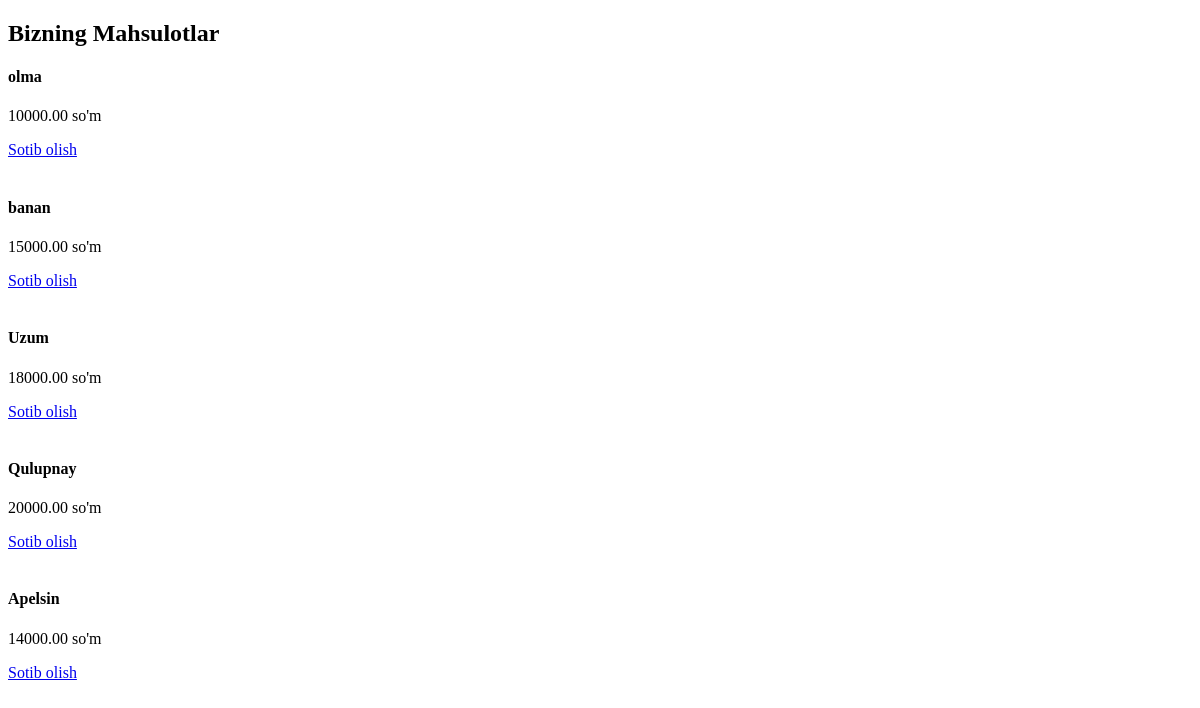
/category/fruit/, run on an earlier commit of the app's database.
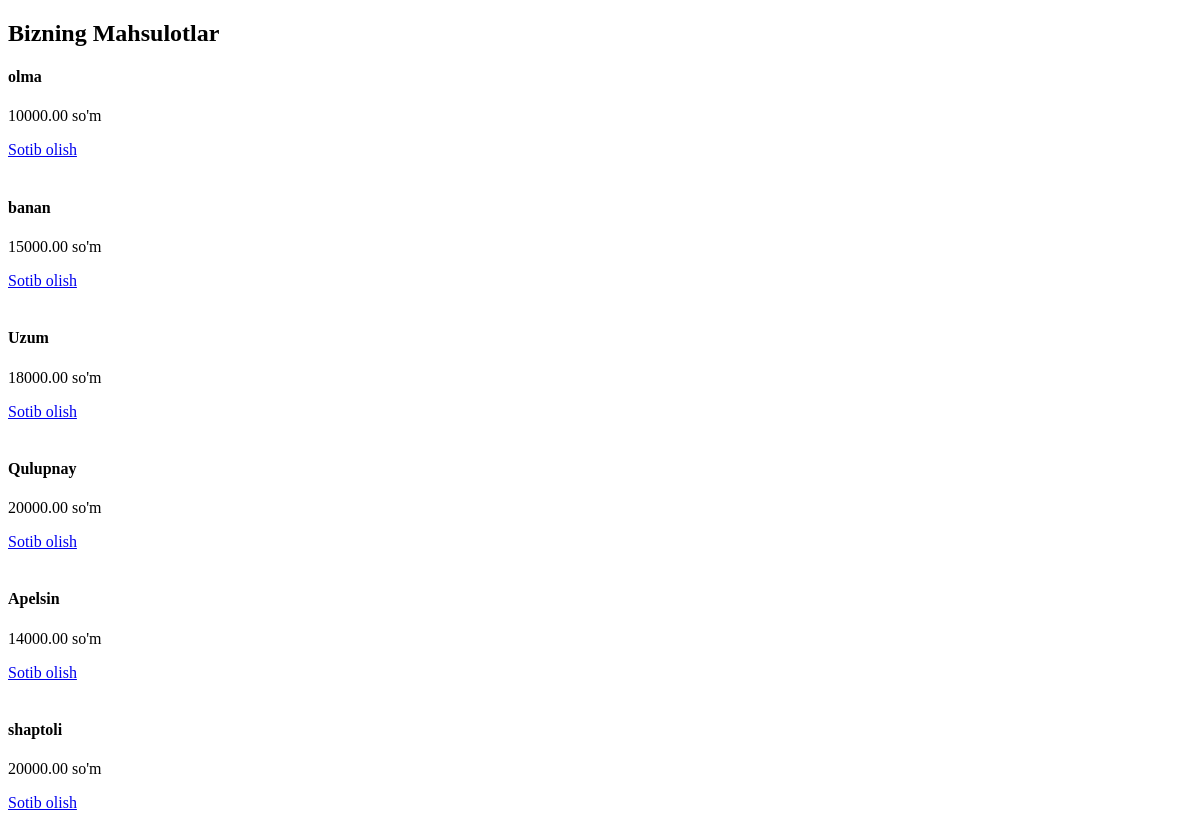
And on a later commit of the database.
### main/models.py (models this page shows, shortened)
class Product(models.Model):
    name = models.CharField(max_length=200)
    price = models.DecimalField(max_digits=10, decimal_places=2)
    description = models.TextField(blank=True, null=True)
    category = models.ForeignKey(Category, on_delete=models.CASCADE, related_name="products")
    is_trending = models.BooleanField(default=False)
    is_popular = models.BooleanField(default=False)
    is_discounted = models.BooleanField(default=False)
    created_at = models.DateTimeField(auto_now_add=True)

### main/views.py (the view)
# urls.py: path("category/<slug:slug>/", views.category_detail, name="category_detail"),
def category_detail(request, slug):
    category = Category.objects.get(slug=slug)
    products = Product.objects.filter(category=category)
    return render(request, "main/product_list.html", {"products": products})

### main/templates/main/product_list.html
{% extends 'main/base.html' %}
{% block content %}
<h2>Bizning Mahsulotlar</h2>
{% for product in products %}
  <div>
    <h4>{{ product.name }}</h4>
    <p>{{ product.price }} so'm</p>
    <a href="{% url 'add_to_cart' product.id %}" class="btn btn-primary">Sotib olish</a>
  </div>
  <br>
{% empty %}
  <p>Hozircha mahsulotlar mavjud emas.</p>
{% endfor %}
{% endblock %}

What changed in the data, as far as the page shows it:
added Product: name "shaptoli", price "20000.00"
